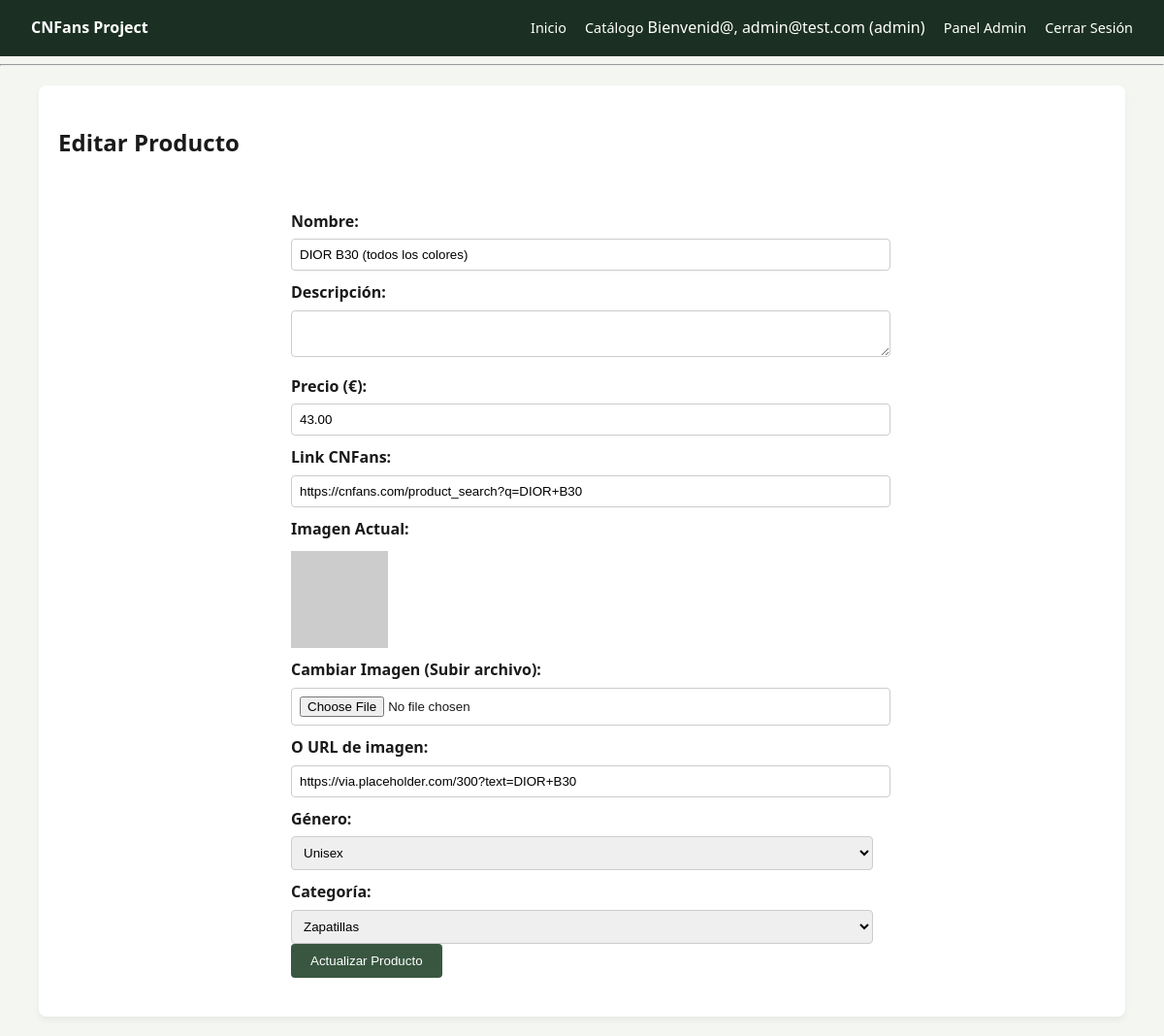
The page /admin_cat/editar_producto.php?id=1 (signed in) on the database its author committed.
### tables this page shows
CREATE TABLE productos (
    id INT AUTO_INCREMENT PRIMARY KEY,
    nombre VARCHAR(150) NOT NULL,
    descripcion TEXT,
    precio DECIMAL(10, 2) NOT NULL,
    link_cnfans VARCHAR(255) NOT NULL,
    imagen_url VARCHAR(255),
    genero ENUM('unisex', 'hombre', 'mujer') DEFAULT 'unisex',  
    categoria_id INT,
    FOREIGN KEY (categoria_id) REFERENCES categorias(id) ON DELETE CASCADE
);

CREATE TABLE categorias (
    id INT AUTO_INCREMENT PRIMARY KEY,
    nombre VARCHAR(50) NOT NULL UNIQUE
);

### admin_cat/editar_producto.php (the view, shortened to what this page needs)
<?php
include '../config/db.php';
include '../includes/header.php';
$id = $_GET['id'];
$sql_prod = "SELECT * FROM productos WHERE id = $id";
$res_prod = mysqli_query($conexion, $sql_prod);
$producto = mysqli_fetch_assoc($res_prod);
$cats = mysqli_query($conexion, "SELECT * FROM categorias");
?>
<main class="container">
    <h2>Editar Producto</h2>
    <form method="POST" action="" class="form-admin" enctype="multipart/form-data">
        <label>Nombre:</label>
        <input type="text" name="nombre" value="<?php echo $producto['nombre']; ?>" required>
        <label>Descripción:</label>
        <textarea name="descripcion"><?php echo $producto['descripcion']; ?></textarea>
        <label>Precio (€):</label>
        <input type="number" step="0.01" name="precio" value="<?php echo $producto['precio']; ?>" required>
        <label>Link CNFans:</label>
        <input type="url" name="link_cnfans" value="<?php echo $producto['link_cnfans']; ?>" required>
        <label>Imagen Actual:</label>
        <?php
            $ruta_visual = strpos($producto['imagen_url'], 'http') === 0 ? $producto['imagen_url'] : '../' . $producto['imagen_url'];
        ?>
        <img src="<?php echo $ruta_visual; ?>" alt="Imagen actual" style="max-width: 100px; margin: 10px 0; display:block;">
        <label>Cambiar Imagen (Subir archivo):</label>
        <input type="file" name="imagen_archivo" accept="image/*">
        <label>O URL de imagen:</label>
        <input type="url" name="imagen_url" value="<?php echo $producto['imagen_url']; ?>">
        <label>Género:</label>
        <select name="genero">
            <option value="unisex" <?php if($producto['genero'] == 'unisex') echo 'selected'; ?>>Unisex</option>
        </select>
        <label>Categoría:</label>
        <select name="categoria_id">
            <?php while($c = mysqli_fetch_assoc($cats)): ?>
                <option value="<?php echo $c['id']; ?>" <?php if($producto['categoria_id'] == $c['id']) echo 'selected'; ?>>
                    <?php echo $c['nombre']; ?>
                </option>
            <?php endwhile; ?>
        </select>
        <button type="submit" class="btn">Actualizar Producto</button>
    </form>
</main>
</body>
</html>

### css/estilo.css (style rules this page uses)
:root { --verde-oscuro: #1b3022; --verde-medio: #395740; --verde-claro: #8da47e; --fondo: #f4f7f1; --texto: #1a1a1a; --blanco: #ffffff; }
body { font-family: 'Segoe UI', Tahoma, Geneva, Verdana, sans-serif; background-color: var(--fondo); color: var(--texto); margin: 0; line-height: 1.6; }
.container { width: 90%; max-width: 1200px; margin: 20px auto; padding: 20px; background: var(--blanco); border-radius: 8px; box-shadow: 0 4px 6px rgba(0, 0, 0, 0.05); }
.btn { display: inline-block; padding: 10px 20px; background-color: var(--verde-medio); color: white; text-decoration: none; border-radius: 4px; border: none; cursor: pointer; }
input[type="text"], input[type="email"], input[type="password"], select { width: 100%; padding: 8px; border: 1px solid var(--verde-claro); border-radius: 4px; }

### admin_cat/editar_producto.php (style rules this page uses)
.form-admin { background: white; padding: 20px; border-radius: 8px; max-width: 600px; margin: auto; }
.form-admin label { display: block; margin-top: 10px; font-weight: bold; }
.form-admin input, .form-admin select, .form-admin textarea { width: 100%; padding: 8px; margin-top: 5px; border: 1px solid #ccc; border-radius: 4px; }

### rows shown on the page
productos: nombre "DIOR B30 (todos los colores)", precio "43.00", link_cnfans "https://cnfans.com/product_search?q=DIOR+B30", imagen_url "https://via.placeholder.com/300?text=DIOR+B30", genero "Unisex", categoria_id "Zapatillas"

### other values the page prints
$_SESSION['email'] "admin@test.com"
$_SESSION['rol'] "admin"
